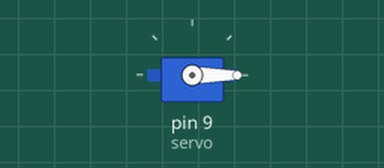
A sketch run on a simulated Arduino Uno, built with avr-gcc and run on an emulated ATmega328P. Shown: servo. What the sketch prints to the serial monitor is not drawn.

Above: at 0.05 s.
Timing chart, 0 to 4.6 s (numbered marks = the images above):
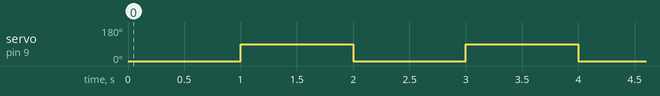

Measured:
- by itself, servo on pin 9 (servo): alternates 90° for 1.0 s and 0° for 1.0 s

The sketch:

code_servo.ino
```cpp
#include <Servo.h>

Servo servo ;

void setup(){
 Serial.begin(9600);
 servo.attach(9);
}

void loop(){
 Serial.println("Angle : 0");
 servo.write(0);
 delay(1000);
 Serial.println("Angle : 90");
 servo.write(90);
 delay(1000);
}
```
